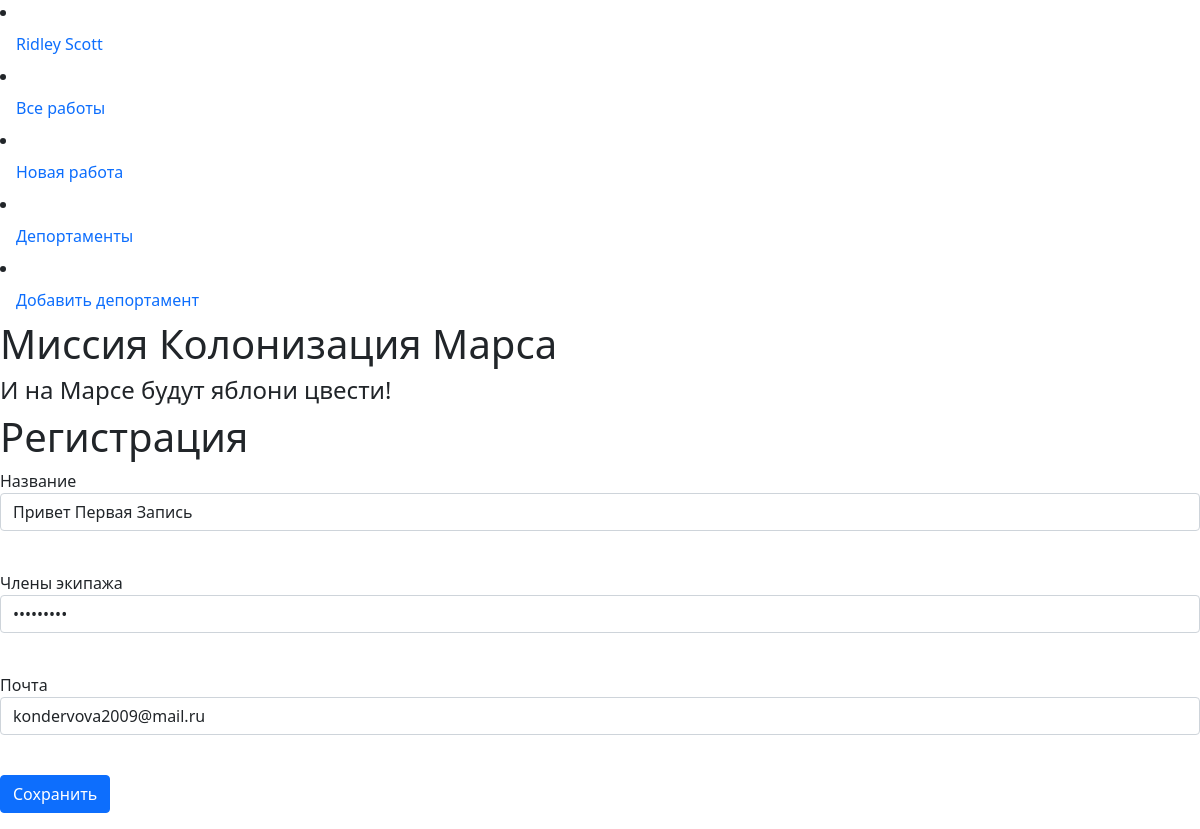
Screenshot of /departament/1 (signed in) with the database file from the repository.
### data/users.py (models this page shows, shortened)
class User(SqlAlchemyBase, UserMixin):
    __tablename__ = "users"
    id = sqlalchemy.Column(sqlalchemy.Integer, primary_key=True, autoincrement=True)
    surname = sqlalchemy.Column(sqlalchemy.String, default="фамилия")
    name = sqlalchemy.Column(sqlalchemy.String, default="имя")
    age = sqlalchemy.Column(sqlalchemy.Integer, default="возраст")
    position = sqlalchemy.Column(sqlalchemy.String, default="должность")
    speciality = sqlalchemy.Column(sqlalchemy.String, default="профессия")
    address = sqlalchemy.Column(sqlalchemy.String, default="адрес")
    email = sqlalchemy.Column(
        sqlalchemy.String, unique=True, nullable=True, default="электронная почта"
    )
    hashed_password = sqlalchemy.Column(
        sqlalchemy.String, unique=True, nullable=True, default="хэшированный пароль"
    )
    modified_date = sqlalchemy.Column(
        sqlalchemy.DateTime, default=datetime.datetime.now
    )

class Department(SqlAlchemyBase):
    __tablename__ = "departament"
    id = sqlalchemy.Column(sqlalchemy.Integer, primary_key=True, autoincrement=True)
    title = sqlalchemy.Column(sqlalchemy.String)
    chief = sqlalchemy.Column(sqlalchemy.Integer)
    members = sqlalchemy.Column(sqlalchemy.String)
    email = sqlalchemy.Column(
        sqlalchemy.String, unique=True, nullable=True, default="электронная почта"
    )

### app.py (the view, shortened to what this page needs)
@app.route('/departament/<int:id>', methods=['GET', 'POST'])
@login_required
def edit_departament(id):
    form = DepartmentForm()
    if request.method == "GET":
        db_sess = db_session.create_session()
        if current_user.id != 1:
            department = db_sess.query(Department).filter(Department.id == id,
                                                    Department.chief == current_user.id).first()
        else:
            department = db_sess.query(Department).filter(Department.id == id).first()
        if department:
            form.email.data = department.email
            form.members.data = department.members
            form.title.data = department.title
        else:
            abort(404)
    return render_template('departament_form.html',
                           title='Редактирование новости',
                           form=form
                           )

### forms.py
class DepartmentForm(FlaskForm):
    title = StringField('Название', validators=[DataRequired()])
    members = StringField('Члены экипажа', validators=[DataRequired()])
    email = EmailField('Почта', validators=[DataRequired()])
    submit = SubmitField("Сохранить")

### app.py (called while the page is built)
@login_manager.user_loader
def load_user(user_id):
    db_sess = db_session.create_session()
    return db_sess.query(User).get(user_id)

### data/db_session.py (called while the page is built)
def create_session() -> Session:
    global __factory
    return __factory()

### templates/departament_form.html (shortened to what this page needs)
{% extends "base.html" %}
{% block content %}
<h1>Регистрация</h1>
<form action="" method="post">
    <p>
        {{ form.title.label }}<br>
        {{ form.title(class="form-control", type="job_title") }}<br>
    </p>
    <p>
        {{ form.members.label }}<br>
        {{ form.members(class="form-control", type="password") }}<br>
    </p>
    <p>
        {{ form.email.label }}<br>
        {{ form.email(class="form-control") }}<br>
    </p>
    <p>{{ form.submit(type="submit", class="btn btn-primary") }}</p>
</form>
{% endblock %}

### templates/base.html (shortened to what this page needs)
<!doctype html>
<html lang="en">
<head>
    <link rel="stylesheet"
          href="https://cdn.jsdelivr.net/npm/bootstrap@5.0.0-beta1/dist/css/bootstrap.min.css"
>
    <link rel="stylesheet" type="text/css" href="static/css/style.css"/>
    <link rel="stylesheet"
          href="https://cdn.jsdelivr.net/npm/bootstrap@5.0.0-beta1/dist/css/bootstrap.min.css"
>
                {% if current_user.is_authenticated %}
                    <li class="nav-item">
                        <a class="nav-link" href="{{ url_for('logout') }}">{{ current_user.name }} {{ current_user.surname }}</a>
                    </li>
                {% endif %}
                    <li class="nav-item">
                        <a class="nav-link" href="{{ url_for('users') }}">Все работы</a>
                    </li>
                    <li class="nav-item">
                        <a class="nav-link" href="{{ url_for('jobs') }}">Новая работа</a>
                    </li>
                    <li class="nav-item">
                        <a class="nav-link" href="{{ url_for('departaments') }}">Депортаменты</a>
                    </li>
                    <li class="nav-item">
                        <a class="nav-link" href="{{ url_for('departament_register') }}">Добавить депортамент</a>
                    </li>
</head>
<body>
<h1> Миссия Колонизация Марса </h1>
<h4>И на Марсе будут яблони цвести!</h4>
{% block content %}{% endblock %}
</body>
</html>
<!DOCTYPE html>
<html lang="en">
<head>
</head>
</html>

### rows the page displays
User: name "Ridley", surname "Scott"
Department: title "Привет Первая Запись", email "kondervova2009@mail.ru"
